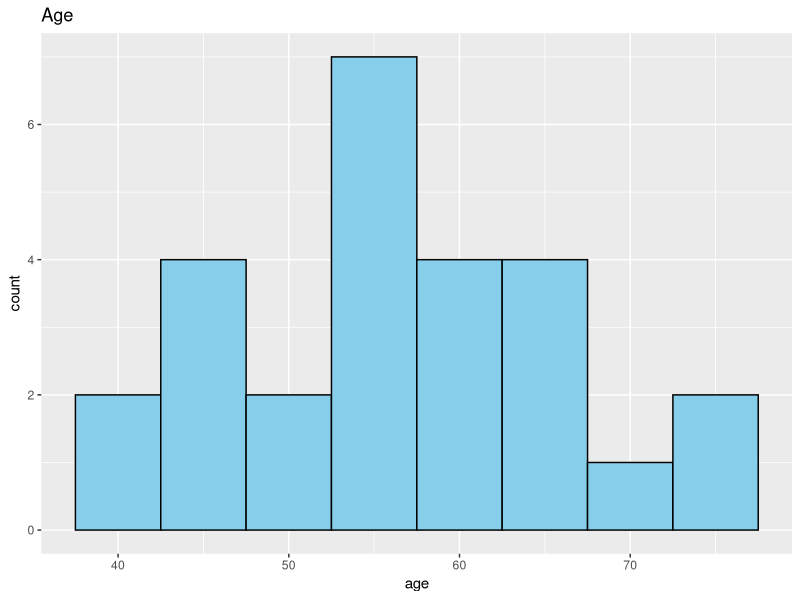
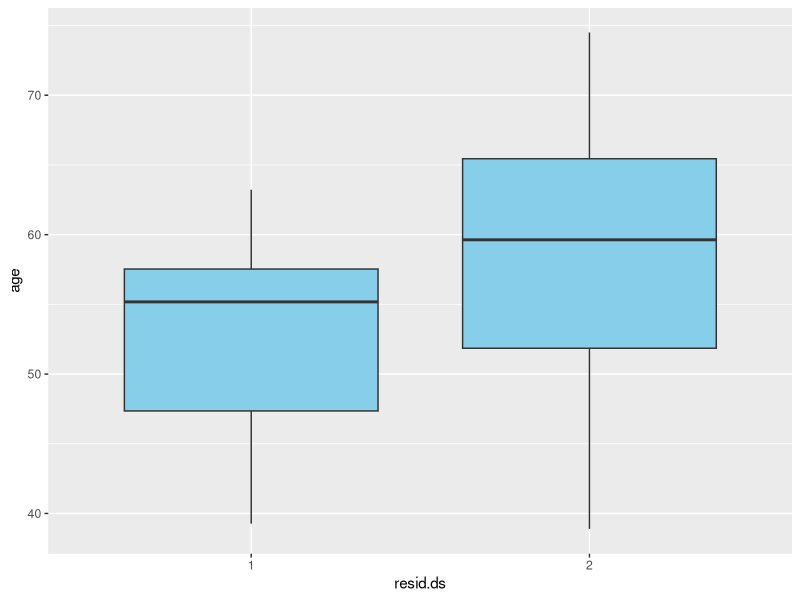
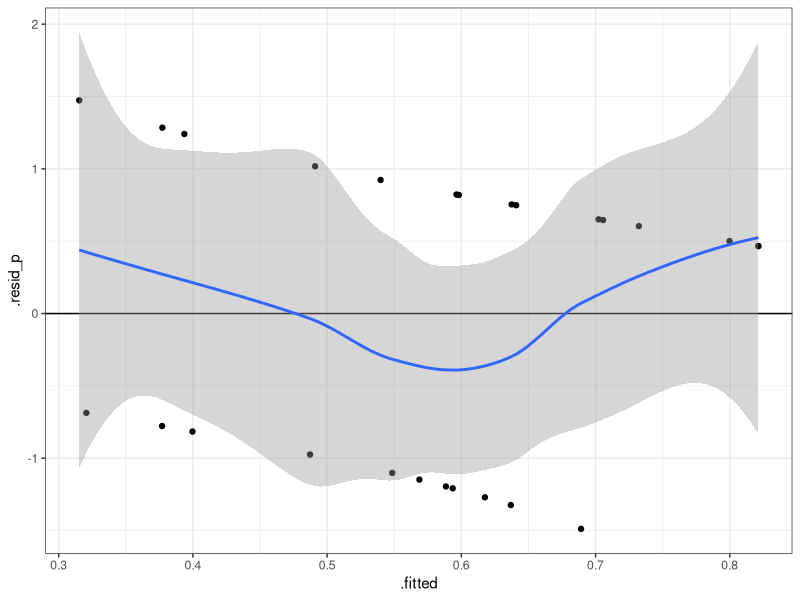
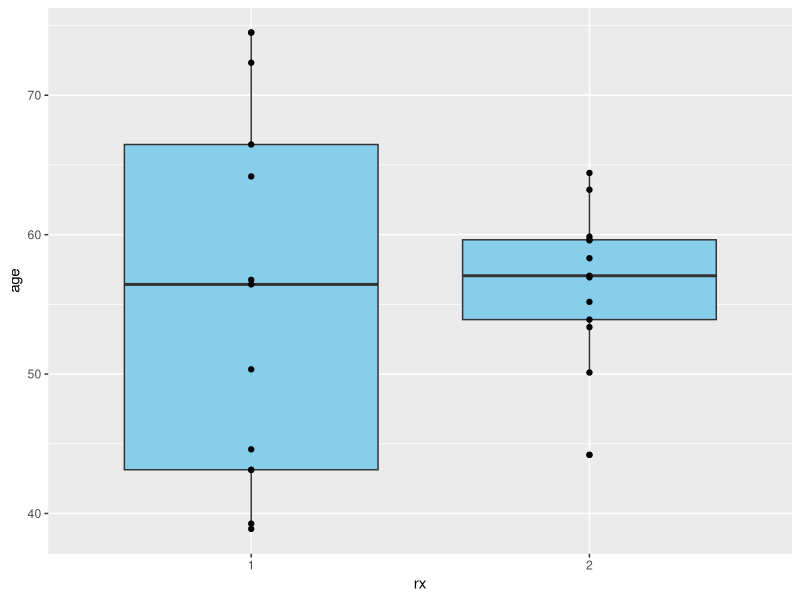
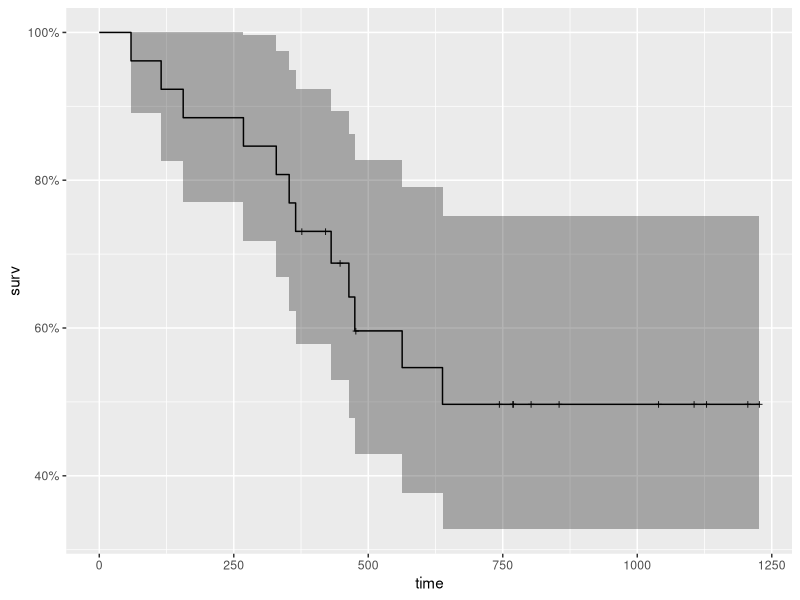
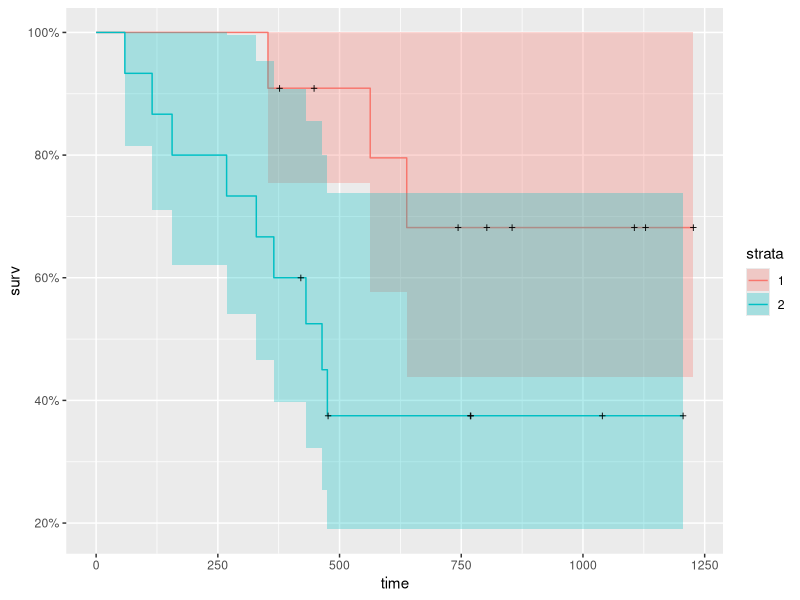
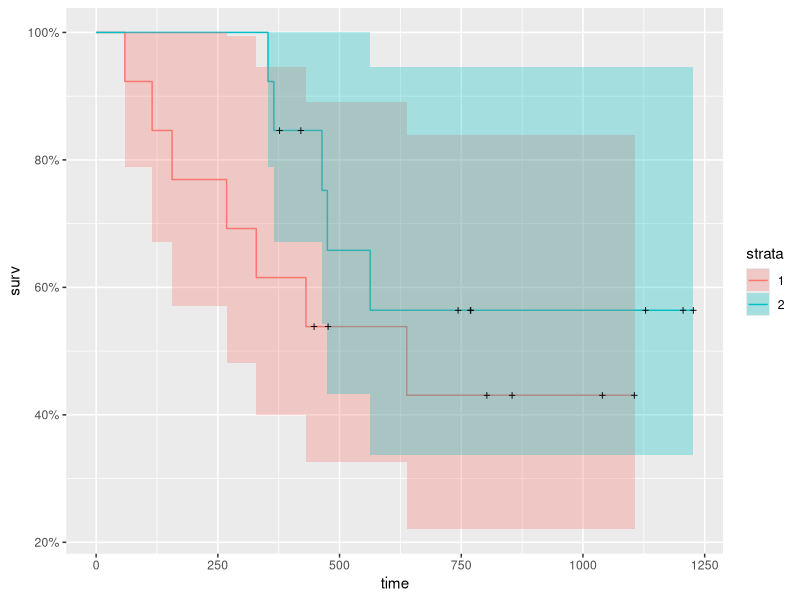
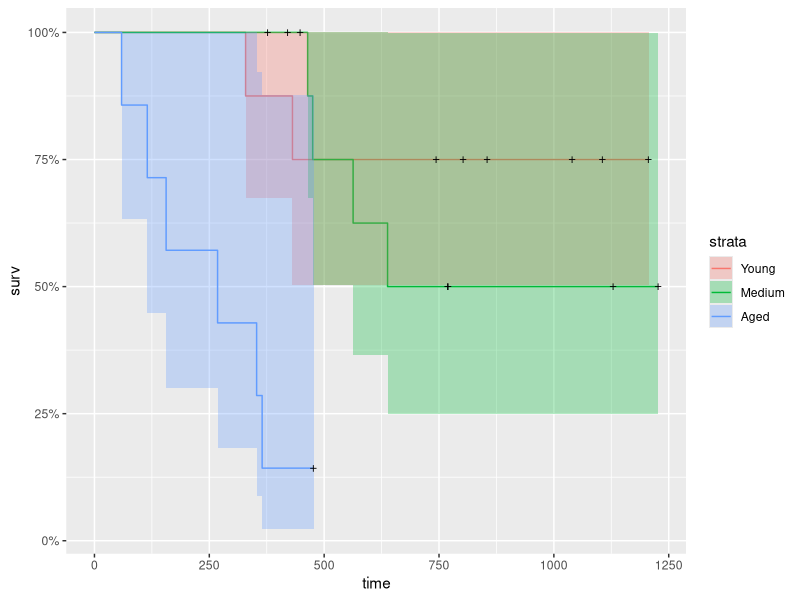

Here is the R script that generated these plots, in order:
## ---- chunk 1
knitr::opts_chunk$set(echo = TRUE, message=FALSE)
## ---- chunk 2
library(survival)
library(dplyr)
library(ggfortify)
library(car)
library(survminer)
## ---- chunk 3

ovarian

## ---- chunk 4

ovarian_gr <- ovarian %>% 
  mutate(Age_groups = cut(ovarian$age, 3, labels = c('Young', 'Medium', 'Aged'))) %>% 
  mutate(rx = as.factor(rx)) %>% 
  mutate(resid.ds = as.factor(resid.ds))

ovarian_w_aged <- filter(ovarian_gr, Age_groups != "Aged")
ovarian_aged <- filter(ovarian_gr, Age_groups == "Aged")
## ---- chunk 5

ggplot(ovarian, aes(x=age)) +
  geom_histogram(color='black', fill='skyblue', binwidth = 5) +
  ggtitle('Age')

## ---- chunk 6
ggplot(ovarian_gr, aes(x=resid.ds, y=age)) + 
  geom_boxplot(fill='skyblue')
## ---- chunk 7

res.aov <- aov(age ~ resid.ds, data = ovarian_gr)
summary(res.aov)

## ---- chunk 8

mod <- glm(resid.ds ~ age, family = binomial(link = 'logit'), data = ovarian_gr)
mod_diag <- data.frame(.fitted = fitted(mod, type = 'response'),
                        .resid_p = resid(mod, type = 'pearson'))

ggplot(mod_diag, aes(y = .resid_p, x = .fitted)) + 
  geom_point() +
  theme_bw() +
  geom_hline(yintercept = 0) +  
  geom_smooth(method = 'loess')


## ---- chunk 9
ggplot(ovarian_gr, aes(x=rx, y=age)) + 
  geom_boxplot(fill='skyblue') +
  geom_point()
## ---- chunk 10

fit <- survfit(Surv(futime, fustat) ~ 1, data=ovarian)
autoplot(fit)

## ---- chunk 11

fit_2 <- survfit(Surv(futime, fustat) ~ resid.ds, data=ovarian)
autoplot(fit_2)

## ---- chunk 12

fit_3 <- survfit(Surv(futime, fustat) ~ rx, data=ovarian)
autoplot(fit_3)

## ---- chunk 13
fit_4 <- survfit(Surv(futime, fustat) ~ Age_groups, data=ovarian_gr)
autoplot(fit_4)

## ---- chunk 14

ovarian_gr %>%
  group_by(Age_groups, resid.ds) %>%
  summarise(count_resid=n())

## ---- chunk 15

ovarian_gr %>%
  group_by(Age_groups, rx) %>%
  summarise(count_rx=n())

## ---- chunk 16


survdiff(Surv(futime, fustat) ~ age, data = ovarian_gr)

## ---- chunk 17


survdiff(Surv(futime, fustat) ~ rx, data = ovarian_gr)

## ---- chunk 18

survdiff(Surv(futime, fustat) ~ resid.ds, data = ovarian_gr)

## ---- chunk 19

cox <- coxph(Surv(futime, fustat) ~ age + resid.ds + rx, data = ovarian_gr)
summary(cox)

## ---- chunk 20

cox_w_aged <- coxph(Surv(futime, fustat) ~ age + resid.ds + rx, data = ovarian_w_aged)
summary(cox_w_aged)

## ---- chunk 21

ggforest(cox, data = ovarian_gr)

## ---- chunk 22

ggforest(cox_w_aged, data = ovarian_w_aged)
